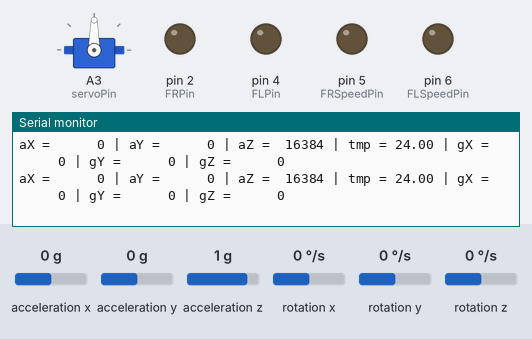
Recording of a sketch running on a simulated Arduino Uno, built with avr-gcc and run on an emulated ATmega328P. On the bench: servo, output pins drawn as LEDs (lit = HIGH), the last lines printed to the serial monitor. Wiring (inferred from the names in the program): MPU-6050 motion sensor at I2C address 0x68. The inputs (shaded band) are chosen by the test bench; at power-on: acceleration x 0 g, acceleration y 0 g, acceleration z 1 g, rotation x 0 °/s, rotation y 0 °/s, rotation z 0 °/s.

Above: at 1.8 s.
1.9 s: acceleration x set to -1.4 g
At 2.9 s:
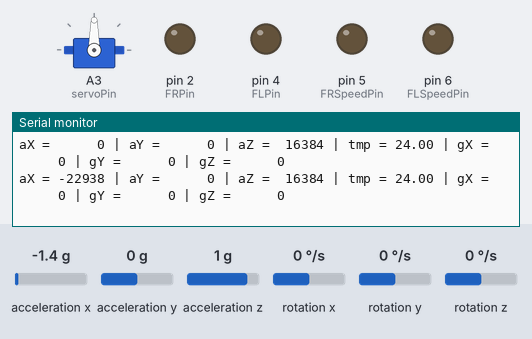
4.6 s: acceleration y set to -1.4 g
At 5.5 s:
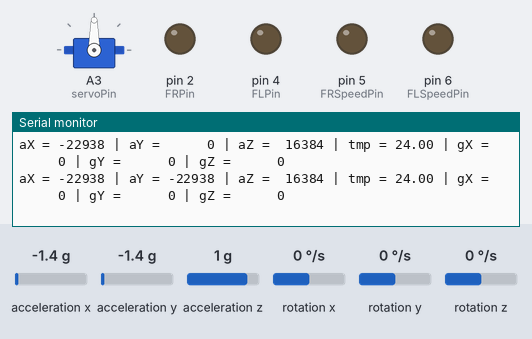
7.7 s: acceleration z set to -1.4 g
At 9.1 s:
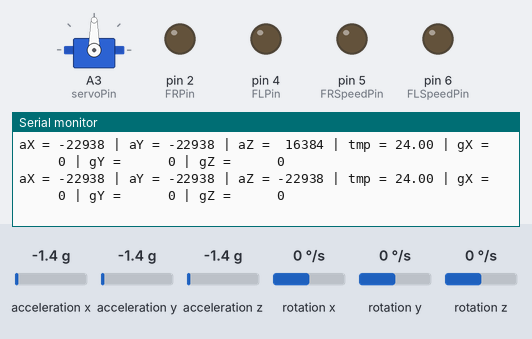
10.8 s: rotation x set to -192 °/s
At 11.8 s:
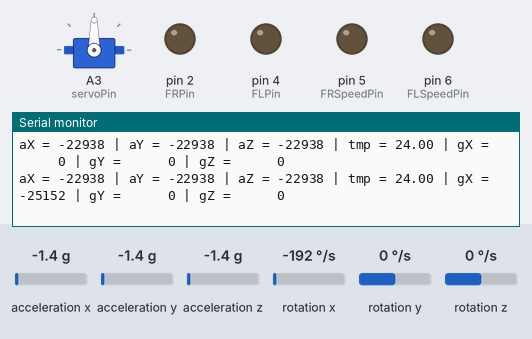

The sketch:

Roomba__12-10-2024_.ino
```cpp
#include <Servo.h>
#include "Wire.h"
Servo myServo;
const int MPUAddress = 0x68;
int16_t gyroX, gyroY, gyroZ;
int16_t accelerometerX, accelerometerY, accelerometerZ;
int16_t temperature;
const int FLPin = 4;
const int FLSpeedPin = 6;
const int FRPin = 2;
const int FRSpeedPin = 5;
const int trigPin = 12;
const int echoPin = 13;

long distance, a1, a2;
static long duration;
const int servoPin = A3;

char tmpStr[7];
char* convert_int16_to_str(int16_t i) {
  sprintf(tmpStr, "%6d", i);
  return tmpStr;
}


void setup() {
  pinMode(FLPin, OUTPUT);
  pinMode(FLSpeedPin, OUTPUT);
  pinMode(FRPin, OUTPUT);
  pinMode(FRSpeedPin, OUTPUT);
  pinMode(trigPin, OUTPUT);
  pinMode(echoPin, INPUT);
  pinMode(A5, INPUT);
  pinMode(A4, INPUT);
  myServo.attach(servoPin);
  myServo.write(90);
  Serial.begin(9600);
  Wire.begin();
  Wire.beginTransmission(MPUAddress);
  Wire.write(0);
  Wire.endTransmission(true);
}


void loop() {
  Wire.beginTransmission(MPUAddress);
  Wire.write(0x3B);
  Wire.endTransmission(false);
  Wire.requestFrom(MPUAddress, 7 * 2, true);
  accelerometerX = Wire.read() << 8 | Wire.read();
  accelerometerY = Wire.read() << 8 | Wire.read();
  accelerometerZ = Wire.read() << 8 | Wire.read();
  temperature = Wire.read() << 8 | Wire.read();
  gyroX = Wire.read() << 8 | Wire.read();
  gyroY = Wire.read() << 8 | Wire.read();
  gyroZ = Wire.read() << 8 | Wire.read();

  Serial.print("aX = "); Serial.print(convert_int16_to_str(accelerometerX));
  Serial.print(" | aY = "); Serial.print(convert_int16_to_str(accelerometerY));
  Serial.print(" | aZ = "); Serial.print(convert_int16_to_str(accelerometerZ));
   //the following equation was taken from the documentation [MPU-6000/MPU-6050 Register Map and Description, p.30]
  Serial.print(" | tmp = "); Serial.print(temperature/340.00+36.53);
  Serial.print(" | gX = "); Serial.print(convert_int16_to_str(gyroX));
  Serial.print(" | gY = "); Serial.print(convert_int16_to_str(gyroY));
  Serial.print(" | gZ = "); Serial.print(convert_int16_to_str(gyroZ));
  Serial.println();

  delay(1000);
  //Serial.println(getDistance());
  //avoid();
}

void avoid() {

  distance = getDistance();


  if ((distance < 20) && (distance != 0))

  {
    stop();
    delay(1000);
    myServo.write(160);
    delay(500);
    a1 = getDistance();
    delay(100);
    myServo.write(20);
    delay(500);
    a2 = getDistance();
    delay(100);
    myServo.write(90);
    delay(500);
    if (a1 > a2) {
      turnLeft();
      myServo.write(90);
      delay(700);
    } else {
      turnRight();
      myServo.write(90);
      delay(700);
    }
  } else {
    driveForward();
  }
}

static long getDistance() {
  digitalWrite(trigPin, LOW);
  delayMicroseconds(2);
  digitalWrite(trigPin, HIGH);
  delayMicroseconds(10);
  digitalWrite(trigPin, LOW);

  duration = pulseIn(echoPin, HIGH);
  long sensorDistance = (duration / 2) * 0.0344;
  return sensorDistance;
}


void driveForward() {
  digitalWrite(FLPin, HIGH);
  analogWrite(FLSpeedPin, 100);
  digitalWrite(FRPin, HIGH);
  analogWrite(FRSpeedPin, 100);

  delay(100);
}
void driveBackward() {
  digitalWrite(FLPin, LOW);
  analogWrite(FLSpeedPin, 100);
  digitalWrite(FRPin, LOW);
  analogWrite(FRSpeedPin, 100);

  delay(2000);
}

void turnLeft() {
  digitalWrite(FLPin, LOW);
  analogWrite(FLSpeedPin, 200);
  digitalWrite(FRPin, HIGH);
  analogWrite(FRSpeedPin, 200);
  delay(100);
}

void turnRight() {
  digitalWrite(FLPin, HIGH);
  analogWrite(FLSpeedPin, 200);
  digitalWrite(FRPin, LOW);
  analogWrite(FRSpeedPin, 200);
  delay(100);
}
void stop() {
  analogWrite(FRSpeedPin, 0);
  analogWrite(FLSpeedPin, 0);

  delay(1000);
}
```

Measured:
- after the input at 1.9 s, the serial monitor: prints a new line after 0.17 s (image 1)
- after the input at 4.6 s, the serial monitor: prints a new line after 0.58 s (image 2)
- after the input at 7.7 s, the serial monitor: prints a new line after 0.58 s (image 3)
- after the input at 10.8 s, the serial monitor: prints a new line after 0.59 s (image 4)
